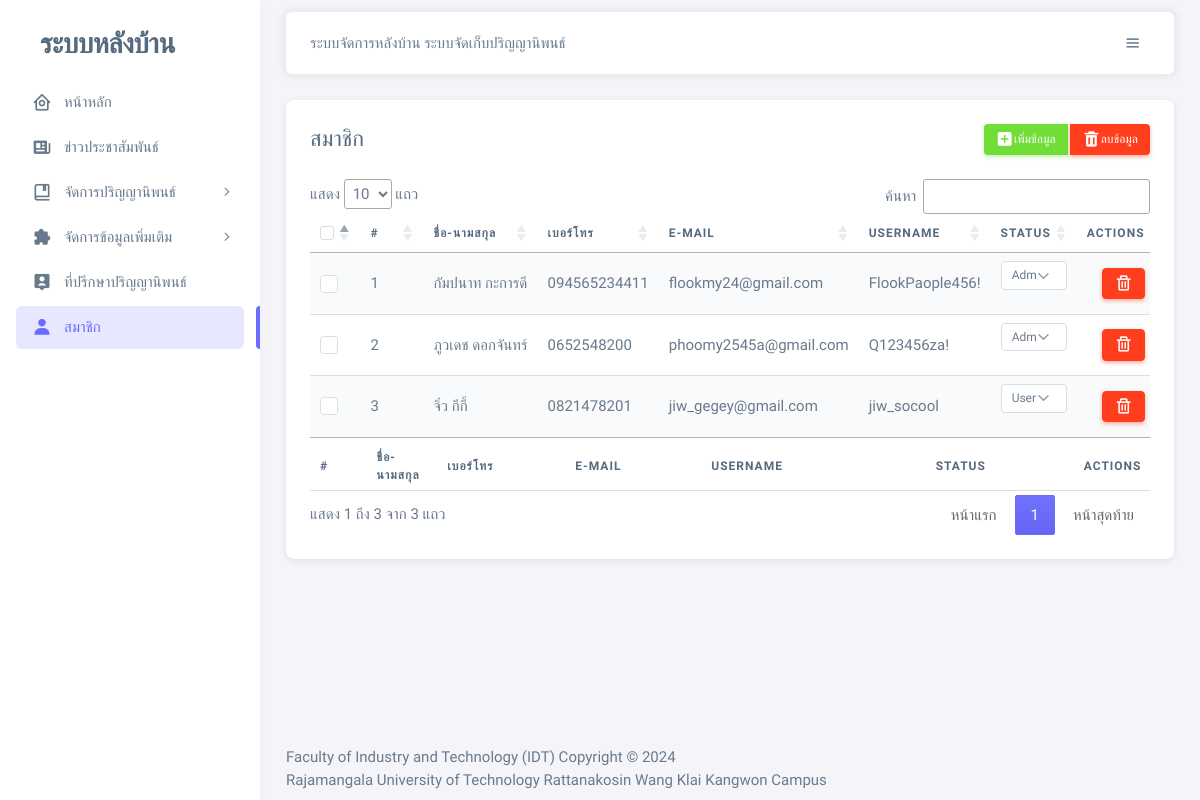
The page /admin/mgmt_members.php (signed in) on the database as committed earlier.
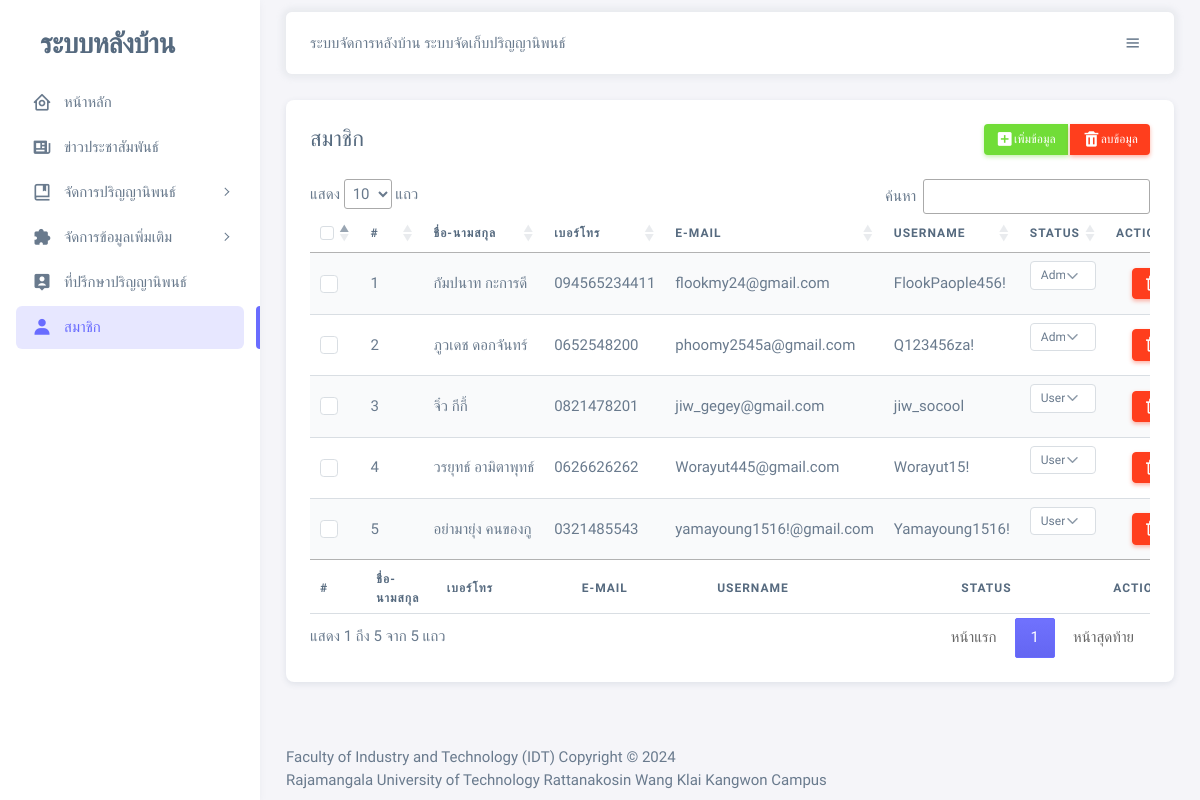
The same page on the database as committed later.
### tables this page shows
CREATE TABLE `members` (
  `m_id` int(11) NOT NULL COMMENT 'ไอดีสมาชิก',
  `m_name1` varchar(50) NOT NULL COMMENT 'ชื่อ สมาชิก',
  `m_name2` varchar(50) NOT NULL COMMENT 'นามสกุล สมาชิก',
  `m_phone` varchar(15) DEFAULT NULL COMMENT 'เบอร์โทร สมาชิก',
  `m_email` varchar(100) DEFAULT NULL COMMENT 'อีเมล สมาชิก',
  `m_username` varchar(50) NOT NULL COMMENT 'ยุสเซอร์เนม สมาชิก',
  `m_password` varchar(255) NOT NULL COMMENT 'พาสเวิร์ด',
  `m_status` enum('0','1') DEFAULT '0' COMMENT 'สถานะ 0สมาชิก  1แอดมิน'
);

### admin/mgmt_members.php (shortened to what the changed rows need)
<?php
include('./head.php');
?>
<body>
    <div class="layout-wrapper layout-content-navbar">
        <div class="layout-container">
            <div class="layout-page">
                <div class="content-wrapper">
                    <div class="content-wrapper">
                        <div class="container-xxl flex-grow-1 container-p-y">
                            <div class="row">
                                <div class="col-12">
                                    <div class="card">
                                        <div class="card-header d-flex align-items-center justify-content-between">
                                            <h4 class="mb-0">สมาชิก</h4>
                                            <div class="text-muted float-end d-none d-sm-inline-block btn-group-sm btn-group" role="group" aria-label="Basic example">
                                            </div>
                                        </div>
                                        <div class="card-body">
                                            <?php
                                            $sql = "SELECT * FROM members";
                                            $result = mysqli_query($conn, $sql);
                                            ?>
                                            <table id="myTable" class="table table-striped">
                                                <thead>
                                                    <tr>
                                                        <th width="5%"><input type="checkbox" id="select_all" class="form-check-input"></th>
                                                        <th width="5%">#</th>
                                                        <th>ชื่อ-นามสกุล</th>
                                                        <th>เบอร์โทร</th>
                                                        <th>e-mail</th>
                                                        <th>username</th>
                                                        <th width="5%">Status</th>
                                                        <th width="5%">Actions</th>
                                                    </tr>
                                                </thead>
                                                <tbody class="table-border-bottom-0">
                                                    <?php
                                                    $i = 1;
                                                    foreach ($result as $row) {
                                                    ?>
                                                        <tr>
                                                            <td><input type="checkbox" class="checkbox form-check-input" data-ids="<?php echo $row["m_id"]; ?>"></td>
                                                            <td>
                                                                <span class="fw-medium"><?php echo $i++; ?></span>
                                                            </td>
                                                            <td>
                                                                <?php echo $row['m_name1'] . " " . $row['m_name2']; ?></td>
                                                            <td>
                                                                <?php echo $row['m_phone']; ?></td>
                                                            <td>
                                                                <?php echo $row['m_email']; ?>
                                                            </td>
                                                            <td> <?php echo $row['m_username']; ?></td>
                                                            <td>
                                                                <select id="toggle" class="form-select form-select-sm mb-3" onchange="toggle_status(<?= $row['m_id'] ?>)">
                                                                    <option value="1" <?php echo ($row['m_status'] == '1') ? 'selected' : ''; ?>>Admin</option>
                                                                    <option value="0" <?php echo ($row['m_status'] == '0') ? 'selected' : ''; ?>>User</option>
                                                                </select>
                                                            </td>
                                                            <td>
                                                                <div class="text-center">
                                                                    <button type="button" class="btn btn-sm btn-danger delete-type" data-id="<?= $row['m_id']; ?>">
                                                                        <i class="bx bx-trash"></i>
                                                                    </button>
                                                                </div>
                                                            </td>
                                                        </tr>
                                                    <?php
                                                    } ?>
                                                </tbody>
                                                <tfoot>
                                                    <tr>
                                                        <th width="5%">#</th>
                                                        <th >ชื่อ-นามสกุล</th>
                                                        <th >เบอร์โทร</th>
                                                        <th >e-mail</th>
                                                        <th>username</th>
                                                        <th width="5%">Status</th>
                                                        <th width="5%">Actions</th>
                                                    </tr>
                                                </tfoot>
                                            </table>
                                        </div>
                                    </div>
                                </div>
                            </div>
                        </div>
                    </div>
                </div>
            </div>
        </div>
</body>
</html>

Rows that differ between the two databases and show on the page:
added members: m_name1 "วรยุทธ์", m_name2 "อามิตาพุทธ์", m_phone "0626626262", m_email "Worayut445@gmail.com", m_username "Worayut15!", m_status+m_id "User"
added members: m_name1 "อย่ามายุ่ง", m_name2 "คนของกู", m_phone "0321485543", m_email "yamayoung1516!@gmail.com", m_username "Yamayoung1516!", m_status+m_id "User"
Other text that changed with them:
text written by a page script: "แสดง แถว ค้นหา แสดง 1 ถึง 3 จาก 3 แถว หน้าแรก 1 หน้าสุดท้าย" → "แสดง แถว ค้นหา แสดง 1 ถึง 5 จาก 5 แถว หน้าแรก 1 หน้าสุดท้าย"
